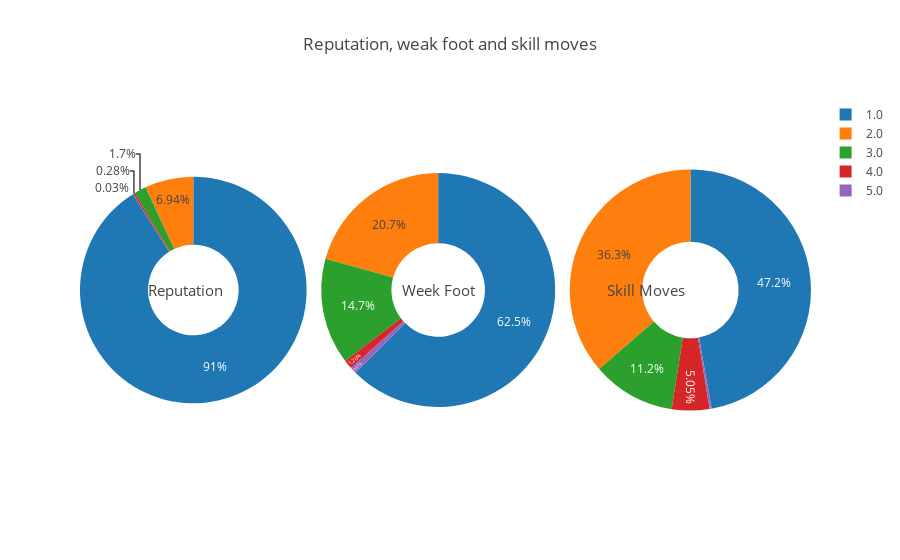

This figure's notebook cell:
### Code cell
fig = {"data": [{"values": inter,
                  "labels": ["1.0","2.0","3.0","4.0","5.0",],
                  "domain": {"x": [0, .31]},
                  "name": "International Reputation",
                  "hoverinfo":"label+percent+name",
                  "hole": .4,
                  "type": "pie" },
                
                {"values": foot,
                  "labels": ["1.0","2.0","3.0","4.0","5.0",],
                  "textposition":"inside",
                  "domain": {"x": [.33, .65]},
                  "name": "Weak Foot",
                  "hoverinfo":"label+percent+name",
                  "hole": .4,
                  "type": "pie"},
    
                {"values": skill,
                  "labels": ["1.0", "2.0","3.0","4.0","5.0",],
                  "textposition":"inside",
                  "domain": {"x": [.67, 1]},
                  "name": "Skill Moves",
                  "hoverinfo":"label+percent+name",
                  "hole": .4,
                  "type": "pie"
                }],
       
      "layout": {"title":"Reputation, weak foot and skill moves","annotations": [
                {"font": {"size": 15},"showarrow": False,"text": "Reputation","x": 0.09,"y": 0.5},
                {"font": {"size": 15},"showarrow": False,"text": "Week Foot","x": 0.49,"y": 0.5},
                {"font": {"size": 15},"showarrow": False,"text": "Skill Moves","x": 0.83,"y": 0.5 }
            ]}
    }

iplot(fig, filename='donut')

### Figure 1 — Plotly figure (JSON) as saved in the notebook; plotly's stock layout.template omitted (floating-point values rounded to 4 significant figures)
{"data": [{"domain": {"x": [0, 0.31]}, "hole": 0.4, "hoverinfo": "label+percent+name", "labels": ["1.0", "2.0", "3.0", "4.0", "5.0"], "name": "International Reputation", "type": "pie", "uid": "7c589335-43e4-41b4-a5d0-590631930e31", "values": [91.04, 6.94, 1.7, 0.28, 0.03]}, {"domain": {"x": [0.33, 0.65]}, "hole": 0.4, "hoverinfo": "label+percent+name", "labels": ["1.0", "2.0", "3.0", "4.0", "5.0"], "name": "Weak Foot", "textposition": "inside", "type": "pie", "uid": "a25ee695-10a7-4290-a0f4-860d619dfb5a", "values": [62.5, 20.71, 14.66, 1.26, 0.87]}, {"domain": {"x": [0.67, 1]}, "hole": 0.4, "hoverinfo": "label+percent+name", "labels": ["1.0", "2.0", "3.0", "4.0", "5.0"], "name": "Skill Moves", "textposition": "inside", "type": "pie", "uid": "7fd7549e-d715-43da-bc87-c50aa2ac82b9", "values": [47.17, 36.35, 11.16, 5.05, 0.28]}], "layout": {"annotations": [{"font": {"size": 15}, "showarrow": false, "text": "Reputation", "x": 0.09, "y": 0.5}, {"font": {"size": 15}, "showarrow": false, "text": "Week Foot", "x": 0.49, "y": 0.5}, {"font": {"size": 15}, "showarrow": false, "text": "Skill Moves", "x": 0.83, "y": 0.5}], "title": {"text": "Reputation, weak foot and skill moves"}}}
